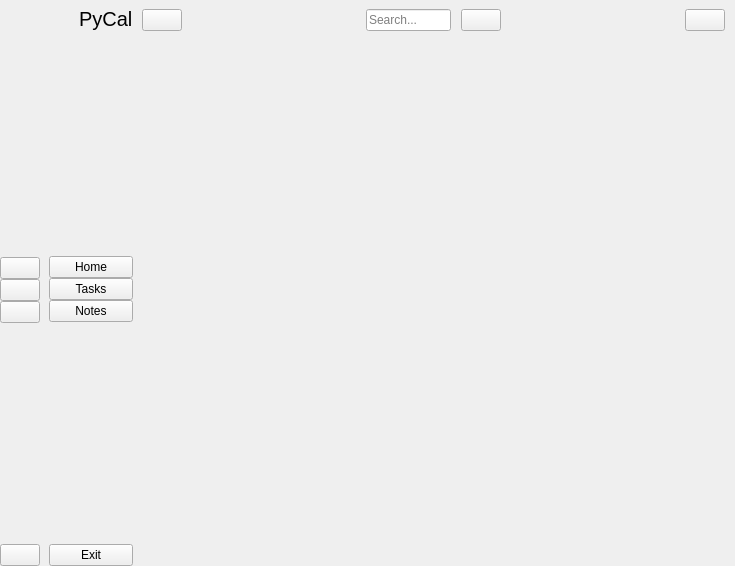
<?xml version="1.0" encoding="UTF-8"?>
<ui version="4.0">
 <class>MainWindow</class>
 <widget class="QMainWindow" name="MainWindow">
  <property name="geometry">
   <rect>
    <x>0</x>
    <y>0</y>
    <width>735</width>
    <height>566</height>
   </rect>
  </property>
  <property name="sizePolicy">
   <sizepolicy hsizetype="Preferred" vsizetype="Ignored">
    <horstretch>0</horstretch>
    <verstretch>0</verstretch>
   </sizepolicy>
  </property>
  <property name="windowTitle">
   <string>MainWindow</string>
  </property>
  <widget class="QWidget" name="centralwidget">
   <layout class="QGridLayout" name="gridLayout">
    <property name="leftMargin">
     <number>0</number>
    </property>
    <property name="topMargin">
     <number>0</number>
    </property>
    <property name="rightMargin">
     <number>0</number>
    </property>
    <property name="bottomMargin">
     <number>0</number>
    </property>
    <property name="spacing">
     <number>0</number>
    </property>
    <item row="0" column="2">
     <widget class="QWidget" name="widget_3" native="true">
      <layout class="QVBoxLayout" name="verticalLayout_5">
       <property name="spacing">
        <number>0</number>
       </property>
       <property name="leftMargin">
        <number>0</number>
       </property>
       <property name="topMargin">
        <number>0</number>
       </property>
       <property name="rightMargin">
        <number>10</number>
       </property>
       <property name="bottomMargin">
        <number>0</number>
       </property>
       <item>
        <widget class="QWidget" name="header_widget" native="true">
         <property name="enabled">
          <bool>true</bool>
         </property>
         <property name="minimumSize">
          <size>
           <width>0</width>
           <height>40</height>
          </size>
         </property>
         <layout class="QGridLayout" name="gridLayout_10">
          <property name="leftMargin">
           <number>0</number>
          </property>
          <property name="topMargin">
           <number>0</number>
          </property>
          <property name="rightMargin">
           <number>0</number>
          </property>
          <property name="bottomMargin">
           <number>0</number>
          </property>
          <item row="0" column="4">
           <widget class="QPushButton" name="user_btn">
            <property name="text">
             <string/>
            </property>
            <property name="icon">
             <iconset resource="resource.qrc">
              <normaloff>:/icon/icon/user-48.ico</normaloff>:/icon/icon/user-48.ico</iconset>
            </property>
            <property name="checkable">
             <bool>false</bool>
            </property>
            <property name="autoExclusive">
             <bool>false</bool>
            </property>
           </widget>
          </item>
          <item row="0" column="0">
           <widget class="QPushButton" name="change_btn">
            <property name="text">
             <string/>
            </property>
            <property name="icon">
             <iconset resource="resource.qrc">
              <normaloff>:/icon/icon/menu-4-32.ico</normaloff>:/icon/icon/menu-4-32.ico</iconset>
            </property>
            <property name="iconSize">
             <size>
              <width>14</width>
              <height>14</height>
             </size>
            </property>
            <property name="checkable">
             <bool>true</bool>
            </property>
           </widget>
          </item>
          <item row="0" column="3">
           <spacer name="horizontalSpacer_2">
            <property name="orientation">
             <enum>Qt::Horizontal</enum>
            </property>
            <property name="sizeHint" stdset="0">
             <size>
              <width>202</width>
              <height>20</height>
             </size>
            </property>
           </spacer>
          </item>
          <item row="0" column="1">
           <spacer name="horizontalSpacer">
            <property name="orientation">
             <enum>Qt::Horizontal</enum>
            </property>
            <property name="sizeHint" stdset="0">
             <size>
              <width>202</width>
              <height>20</height>
             </size>
            </property>
           </spacer>
          </item>
          <item row="0" column="2">
           <layout class="QHBoxLayout" name="horizontalLayout">
            <property name="spacing">
             <number>10</number>
            </property>
            <item>
             <widget class="QLineEdit" name="search_input">
              <property name="minimumSize">
               <size>
                <width>0</width>
                <height>0</height>
               </size>
              </property>
              <property name="frame">
               <bool>true</bool>
              </property>
              <property name="placeholderText">
               <string>Search...</string>
              </property>
             </widget>
            </item>
            <item>
             <widget class="QPushButton" name="search_btn">
              <property name="text">
               <string/>
              </property>
              <property name="icon">
               <iconset resource="resource.qrc">
                <normaloff>:/icon/icon/search-13-48.ico</normaloff>:/icon/icon/search-13-48.ico</iconset>
              </property>
              <property name="checkable">
               <bool>false</bool>
              </property>
              <property name="autoExclusive">
               <bool>false</bool>
              </property>
             </widget>
            </item>
           </layout>
          </item>
         </layout>
        </widget>
       </item>
       <item>
        <widget class="QStackedWidget" name="stackedWidget">
         <property name="currentIndex">
          <number>1</number>
         </property>
         <widget class="QWidget" name="page">
          <layout class="QVBoxLayout" name="verticalLayout_6" stretch="0">
           <item>
            <layout class="QVBoxLayout" name="home_page_layout"/>
           </item>
          </layout>
         </widget>
         <widget class="QWidget" name="page_2">
          <layout class="QVBoxLayout" name="verticalLayout_8">
           <item>
            <layout class="QVBoxLayout" name="task_lists_page_layout">
             <property name="bottomMargin">
              <number>2</number>
             </property>
            </layout>
           </item>
          </layout>
         </widget>
         <widget class="QWidget" name="page_3">
          <layout class="QGridLayout" name="gridLayout_2">
           <item row="0" column="0">
            <layout class="QVBoxLayout" name="notes_layout"/>
           </item>
          </layout>
         </widget>
         <widget class="QWidget" name="page_4">
          <layout class="QGridLayout" name="gridLayout_5">
           <item row="0" column="0">
            <widget class="QLabel" name="label_7">
             <property name="font">
              <font>
               <pointsize>15</pointsize>
              </font>
             </property>
             <property name="text">
              <string>Products Page</string>
             </property>
             <property name="alignment">
              <set>Qt::AlignCenter</set>
             </property>
            </widget>
           </item>
          </layout>
         </widget>
         <widget class="QWidget" name="page_5">
          <layout class="QGridLayout" name="gridLayout_6">
           <item row="0" column="0">
            <widget class="QLabel" name="label_8">
             <property name="font">
              <font>
               <pointsize>15</pointsize>
              </font>
             </property>
             <property name="text">
              <string>Customers Page</string>
             </property>
             <property name="alignment">
              <set>Qt::AlignCenter</set>
             </property>
            </widget>
           </item>
          </layout>
         </widget>
         <widget class="QWidget" name="page_6">
          <layout class="QGridLayout" name="gridLayout_7">
           <item row="0" column="0">
            <widget class="QLabel" name="label_9">
             <property name="font">
              <font>
               <pointsize>15</pointsize>
               <bold>false</bold>
              </font>
             </property>
             <property name="text">
              <string>Search Page</string>
             </property>
             <property name="alignment">
              <set>Qt::AlignCenter</set>
             </property>
            </widget>
           </item>
          </layout>
         </widget>
         <widget class="QWidget" name="page_7">
          <layout class="QGridLayout" name="gridLayout_8">
           <item row="0" column="0">
            <widget class="QLabel" name="label_10">
             <property name="font">
              <font>
               <pointsize>15</pointsize>
               <bold>false</bold>
              </font>
             </property>
             <property name="text">
              <string>User Page</string>
             </property>
             <property name="alignment">
              <set>Qt::AlignCenter</set>
             </property>
            </widget>
           </item>
          </layout>
         </widget>
        </widget>
       </item>
      </layout>
     </widget>
    </item>
    <item row="0" column="0">
     <widget class="QWidget" name="icon_only_widget" native="true">
      <layout class="QVBoxLayout" name="verticalLayout_3">
       <property name="spacing">
        <number>0</number>
       </property>
       <property name="leftMargin">
        <number>0</number>
       </property>
       <property name="topMargin">
        <number>0</number>
       </property>
       <property name="rightMargin">
        <number>0</number>
       </property>
       <property name="bottomMargin">
        <number>0</number>
       </property>
       <item>
        <layout class="QVBoxLayout" name="verticalLayout">
         <property name="spacing">
          <number>0</number>
         </property>
         <property name="leftMargin">
          <number>0</number>
         </property>
         <property name="topMargin">
          <number>5</number>
         </property>
         <item alignment="Qt::AlignHCenter">
          <widget class="QLabel" name="logo_label_1">
           <property name="minimumSize">
            <size>
             <width>30</width>
             <height>30</height>
            </size>
           </property>
           <property name="maximumSize">
            <size>
             <width>30</width>
             <height>30</height>
            </size>
           </property>
           <property name="text">
            <string/>
           </property>
           <property name="pixmap">
            <pixmap resource="resource.qrc">:/icon/icon/flower.svg</pixmap>
           </property>
           <property name="scaledContents">
            <bool>true</bool>
           </property>
           <property name="alignment">
            <set>Qt::AlignCenter</set>
           </property>
           <property name="margin">
            <number>7</number>
           </property>
          </widget>
         </item>
         <item>
          <spacer name="verticalSpacer_4">
           <property name="orientation">
            <enum>Qt::Vertical</enum>
           </property>
           <property name="sizeHint" stdset="0">
            <size>
             <width>20</width>
             <height>40</height>
            </size>
           </property>
          </spacer>
         </item>
         <item>
          <widget class="QPushButton" name="home_btn_1">
           <property name="enabled">
            <bool>true</bool>
           </property>
           <property name="text">
            <string/>
           </property>
           <property name="icon">
            <iconset resource="resource.qrc">
             <normaloff>:/icon/icon/calendar_grey.svg</normaloff>
             <normalon>:/icon/icon/calendar_white.svg</normalon>:/icon/icon/calendar_grey.svg</iconset>
           </property>
           <property name="iconSize">
            <size>
             <width>20</width>
             <height>20</height>
            </size>
           </property>
           <property name="checkable">
            <bool>true</bool>
           </property>
           <property name="autoExclusive">
            <bool>true</bool>
           </property>
          </widget>
         </item>
         <item>
          <widget class="QPushButton" name="tasks_btn_1">
           <property name="text">
            <string/>
           </property>
           <property name="icon">
            <iconset resource="resource.qrc">
             <normaloff>:/icon/icon/tasks_grey.svg</normaloff>
             <normalon>:/icon/icon/tasks_white.svg</normalon>:/icon/icon/tasks_grey.svg</iconset>
           </property>
           <property name="iconSize">
            <size>
             <width>20</width>
             <height>20</height>
            </size>
           </property>
           <property name="checkable">
            <bool>true</bool>
           </property>
           <property name="autoExclusive">
            <bool>true</bool>
           </property>
          </widget>
         </item>
         <item>
          <widget class="QPushButton" name="notes_btn_1">
           <property name="text">
            <string/>
           </property>
           <property name="icon">
            <iconset resource="resource.qrc">
             <normaloff>:/icon/icon/notes_grey.svg</normaloff>
             <normalon>:/icon/icon/notes_white.svg</normalon>:/icon/icon/notes_grey.svg</iconset>
           </property>
           <property name="iconSize">
            <size>
             <width>20</width>
             <height>20</height>
            </size>
           </property>
           <property name="checkable">
            <bool>true</bool>
           </property>
           <property name="autoExclusive">
            <bool>true</bool>
           </property>
          </widget>
         </item>
         <item>
          <spacer name="verticalSpacer_5">
           <property name="orientation">
            <enum>Qt::Vertical</enum>
           </property>
           <property name="sizeHint" stdset="0">
            <size>
             <width>20</width>
             <height>40</height>
            </size>
           </property>
          </spacer>
         </item>
         <item>
          <widget class="QPushButton" name="exit_btn_1">
           <property name="text">
            <string/>
           </property>
           <property name="icon">
            <iconset resource="resource.qrc">
             <normaloff>:/icon/icon/close_grey.svg</normaloff>
             <disabledoff>:/icon/icon/close_white.svg</disabledoff>:/icon/icon/close_grey.svg</iconset>
           </property>
           <property name="iconSize">
            <size>
             <width>20</width>
             <height>20</height>
            </size>
           </property>
          </widget>
         </item>
        </layout>
       </item>
      </layout>
     </widget>
    </item>
    <item row="0" column="1">
     <widget class="QWidget" name="full_menu_widget" native="true">
      <layout class="QVBoxLayout" name="verticalLayout_4">
       <property name="spacing">
        <number>0</number>
       </property>
       <property name="leftMargin">
        <number>9</number>
       </property>
       <property name="topMargin">
        <number>4</number>
       </property>
       <property name="bottomMargin">
        <number>0</number>
       </property>
       <item>
        <layout class="QHBoxLayout" name="horizontalLayout_2">
         <property name="spacing">
          <number>0</number>
         </property>
         <item>
          <widget class="QLabel" name="logo_label_2">
           <property name="minimumSize">
            <size>
             <width>30</width>
             <height>30</height>
            </size>
           </property>
           <property name="maximumSize">
            <size>
             <width>30</width>
             <height>30</height>
            </size>
           </property>
           <property name="text">
            <string/>
           </property>
           <property name="pixmap">
            <pixmap resource="resource.qrc">:/icon/icon/flower.svg</pixmap>
           </property>
           <property name="scaledContents">
            <bool>true</bool>
           </property>
           <property name="margin">
            <number>8</number>
           </property>
          </widget>
         </item>
         <item>
          <widget class="QLabel" name="logo_label_3">
           <property name="font">
            <font>
             <pointsize>15</pointsize>
            </font>
           </property>
           <property name="text">
            <string>PyCal</string>
           </property>
          </widget>
         </item>
        </layout>
       </item>
       <item>
        <layout class="QVBoxLayout" name="verticalLayout_2">
         <property name="spacing">
          <number>0</number>
         </property>
         <item>
          <spacer name="verticalSpacer_3">
           <property name="orientation">
            <enum>Qt::Vertical</enum>
           </property>
           <property name="sizeHint" stdset="0">
            <size>
             <width>20</width>
             <height>24</height>
            </size>
           </property>
          </spacer>
         </item>
         <item>
          <widget class="QPushButton" name="home_btn_2">
           <property name="text">
            <string>Home</string>
           </property>
           <property name="icon">
            <iconset resource="resource.qrc">
             <normaloff>:/icon/icon/calendar_grey.svg</normaloff>
             <normalon>:/icon/icon/calendar_white.svg</normalon>:/icon/icon/calendar_grey.svg</iconset>
           </property>
           <property name="iconSize">
            <size>
             <width>14</width>
             <height>14</height>
            </size>
           </property>
           <property name="checkable">
            <bool>true</bool>
           </property>
           <property name="autoExclusive">
            <bool>true</bool>
           </property>
          </widget>
         </item>
         <item>
          <widget class="QPushButton" name="tasks_btn_2">
           <property name="text">
            <string>Tasks</string>
           </property>
           <property name="icon">
            <iconset resource="resource.qrc">
             <normaloff>:/icon/icon/tasks_grey.svg</normaloff>
             <normalon>:/icon/icon/tasks_white.svg</normalon>:/icon/icon/tasks_grey.svg</iconset>
           </property>
           <property name="iconSize">
            <size>
             <width>14</width>
             <height>14</height>
            </size>
           </property>
           <property name="checkable">
            <bool>true</bool>
           </property>
           <property name="autoExclusive">
            <bool>true</bool>
           </property>
          </widget>
         </item>
         <item>
          <widget class="QPushButton" name="notes_btn_2">
           <property name="text">
            <string>Notes</string>
           </property>
           <property name="icon">
            <iconset resource="resource.qrc">
             <normaloff>:/icon/icon/notes_grey.svg</normaloff>
             <normalon>:/icon/icon/notes_white.svg</normalon>:/icon/icon/notes_grey.svg</iconset>
           </property>
           <property name="iconSize">
            <size>
             <width>14</width>
             <height>14</height>
            </size>
           </property>
           <property name="checkable">
            <bool>true</bool>
           </property>
           <property name="autoExclusive">
            <bool>true</bool>
           </property>
          </widget>
         </item>
         <item>
          <spacer name="verticalSpacer_2">
           <property name="orientation">
            <enum>Qt::Vertical</enum>
           </property>
           <property name="sizeHint" stdset="0">
            <size>
             <width>20</width>
             <height>40</height>
            </size>
           </property>
          </spacer>
         </item>
         <item>
          <widget class="QPushButton" name="exit_btn_2">
           <property name="text">
            <string>Exit</string>
           </property>
           <property name="icon">
            <iconset resource="resource.qrc">
             <normaloff>:/icon/icon/close_grey.svg</normaloff>
             <disabledoff>:/icon/icon/close_white.svg</disabledoff>:/icon/icon/close_grey.svg</iconset>
           </property>
           <property name="iconSize">
            <size>
             <width>14</width>
             <height>14</height>
            </size>
           </property>
          </widget>
         </item>
        </layout>
       </item>
      </layout>
     </widget>
    </item>
   </layout>
  </widget>
 </widget>
 <resources>
  <include location="resource.qrc"/>
 </resources>
 <connections>
  <connection>
   <sender>change_btn</sender>
   <signal>toggled(bool)</signal>
   <receiver>icon_only_widget</receiver>
   <slot>setVisible(bool)</slot>
   <hints>
    <hint type="sourcelabel">
     <x>184</x>
     <y>21</y>
    </hint>
    <hint type="destinationlabel">
     <x>40</x>
     <y>238</y>
    </hint>
   </hints>
  </connection>
  <connection>
   <sender>change_btn</sender>
   <signal>toggled(bool)</signal>
   <receiver>full_menu_widget</receiver>
   <slot>setHidden(bool)</slot>
   <hints>
    <hint type="sourcelabel">
     <x>199</x>
     <y>25</y>
    </hint>
    <hint type="destinationlabel">
     <x>148</x>
     <y>372</y>
    </hint>
   </hints>
  </connection>
  <connection>
   <sender>home_btn_1</sender>
   <signal>toggled(bool)</signal>
   <receiver>home_btn_2</receiver>
   <slot>setChecked(bool)</slot>
   <hints>
    <hint type="sourcelabel">
     <x>42</x>
     <y>67</y>
    </hint>
    <hint type="destinationlabel">
     <x>67</x>
     <y>75</y>
    </hint>
   </hints>
  </connection>
  <connection>
   <sender>notes_btn_1</sender>
   <signal>toggled(bool)</signal>
   <receiver>notes_btn_2</receiver>
   <slot>setChecked(bool)</slot>
   <hints>
    <hint type="sourcelabel">
     <x>30</x>
     <y>99</y>
    </hint>
    <hint type="destinationlabel">
     <x>86</x>
     <y>97</y>
    </hint>
   </hints>
  </connection>
  <connection>
   <sender>tasks_btn_1</sender>
   <signal>toggled(bool)</signal>
   <receiver>tasks_btn_2</receiver>
   <slot>setChecked(bool)</slot>
   <hints>
    <hint type="sourcelabel">
     <x>35</x>
     <y>117</y>
    </hint>
    <hint type="destinationlabel">
     <x>71</x>
     <y>117</y>
    </hint>
   </hints>
  </connection>
  <connection>
   <sender>home_btn_2</sender>
   <signal>toggled(bool)</signal>
   <receiver>home_btn_1</receiver>
   <slot>setChecked(bool)</slot>
   <hints>
    <hint type="sourcelabel">
     <x>115</x>
     <y>65</y>
    </hint>
    <hint type="destinationlabel">
     <x>43</x>
     <y>61</y>
    </hint>
   </hints>
  </connection>
  <connection>
   <sender>notes_btn_2</sender>
   <signal>toggled(bool)</signal>
   <receiver>notes_btn_1</receiver>
   <slot>setChecked(bool)</slot>
   <hints>
    <hint type="sourcelabel">
     <x>162</x>
     <y>86</y>
    </hint>
    <hint type="destinationlabel">
     <x>33</x>
     <y>91</y>
    </hint>
   </hints>
  </connection>
  <connection>
   <sender>tasks_btn_2</sender>
   <signal>toggled(bool)</signal>
   <receiver>tasks_btn_1</receiver>
   <slot>setChecked(bool)</slot>
   <hints>
    <hint type="sourcelabel">
     <x>160</x>
     <y>117</y>
    </hint>
    <hint type="destinationlabel">
     <x>41</x>
     <y>120</y>
    </hint>
   </hints>
  </connection>
  <connection>
   <sender>exit_btn_2</sender>
   <signal>clicked()</signal>
   <receiver>MainWindow</receiver>
   <slot>close()</slot>
   <hints>
    <hint type="sourcelabel">
     <x>140</x>
     <y>490</y>
    </hint>
    <hint type="destinationlabel">
     <x>171</x>
     <y>503</y>
    </hint>
   </hints>
  </connection>
  <connection>
   <sender>exit_btn_1</sender>
   <signal>clicked()</signal>
   <receiver>MainWindow</receiver>
   <slot>close()</slot>
   <hints>
    <hint type="sourcelabel">
     <x>31</x>
     <y>490</y>
    </hint>
    <hint type="destinationlabel">
     <x>48</x>
     <y>503</y>
    </hint>
   </hints>
  </connection>
 </connections>
</ui>
